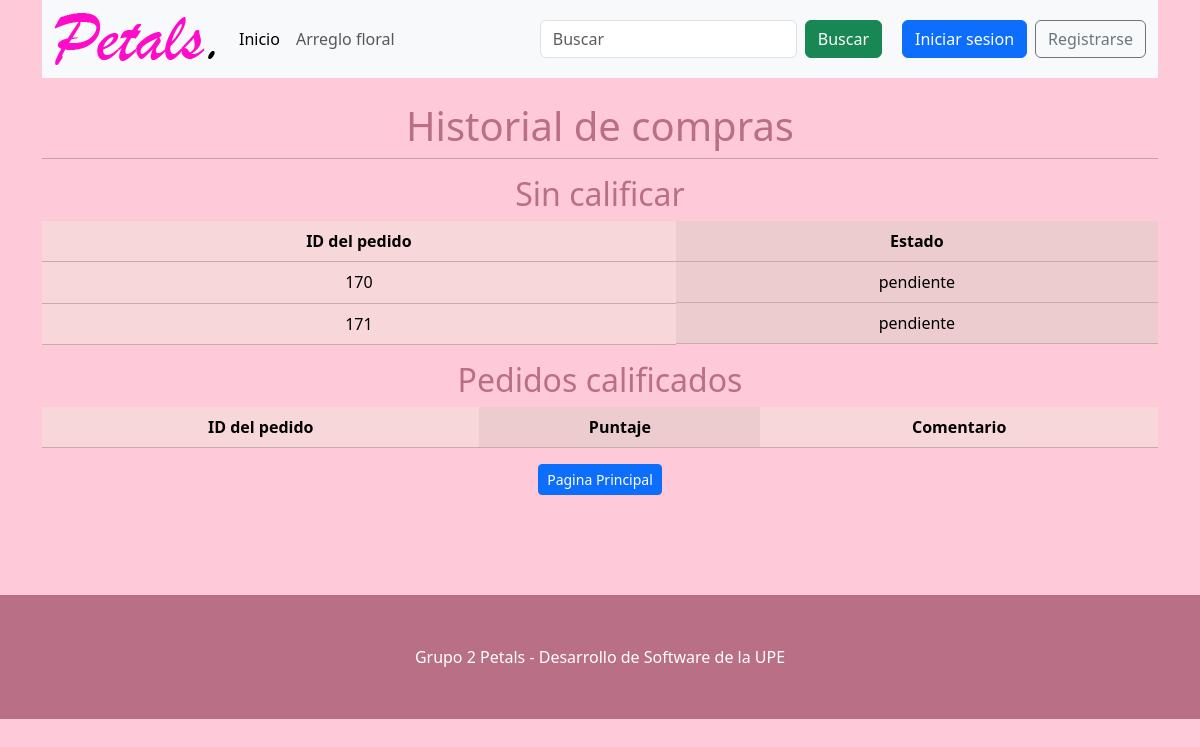
The page /historial-compras.php on the database its author committed.
### tables this page shows
CREATE TABLE `pedido` (
  `Cantidad` int(11) NOT NULL,
  `Precio` int(11) NOT NULL,
  `Fecha_Entrega` date NOT NULL,
  `Estado_Actual` varchar(45) NOT NULL,
  `IDPedido` int(11) NOT NULL,
  `IDProducto_Catalogo` int(11) DEFAULT NULL
);

### historial-compras.php (the view, shortened to what this page needs)
<?php
include 'app/conexion.php';
$sql = "select * from pedido";
$result =mysqli_query($conexion, $sql);
include 'sections/header.php';
?>
<div class="container">
	<div class="row mt-4">
		<h1>Historial de compras</h1>
		<hr>
		<h2>Sin calificar</h2>
		<table class="table table-danger table-striped-columns text-center">
		  <thead>
		    <tr>
		      <th scope="col">ID del pedido</th>
			  <th scope="col" class="text-center">Estado</th>
		    </tr>
		  </thead>
		  <tbody>
		  	<?php while($comp = mysqli_fetch_assoc($result)){ ?>
		    <tr>
		      	<td><?php echo $comp['IDPedido'] ?></td>
		      <?php if($comp['Estado_Actual'] != "enviado"){ ?>
		      	<td class="d-flex justify-content-center"><?php echo $comp['Estado_Actual'] ?></td>
		      <?php }else{ ?>
				<td class="d-flex justify-content-center">
		      		<a href="calificarCompra.php?id=<?php echo $comp['IDPedido'] ?>" class="btn btn-primary">Calificar Compra</a>
		      	</td>
		  		<?php } ?>
		    <?php }?>
		  </tbody>
		</table>
		<h2>Pedidos calificados</h2>
		<table class="table table-danger table-striped-columns text-center">
		  <thead>
		    <tr>
		      <th scope="col">ID del pedido</th>
			  <th>Puntaje</th>
			  <th>Comentario</th>
		    </tr>
		  </thead>
		</table>
	</div>
	<div class="row">
		<div class="col-sm text-center">
			<a href="index.php" class="btn btn-primary btn-sm">Pagina Principal</a>
		</div>
	</div>
</div>
<?php
include 'sections/footer.php';
?>

### style.css (style rules this page uses)
body { background-color: #fecada; }
h1, h2 { text-align: center; margin-top: 30px; color: #b96f85; }

### rows shown on the page
pedido: IDPedido "170", Estado_Actual "pendiente"
pedido: IDPedido "171", Estado_Actual "pendiente"
